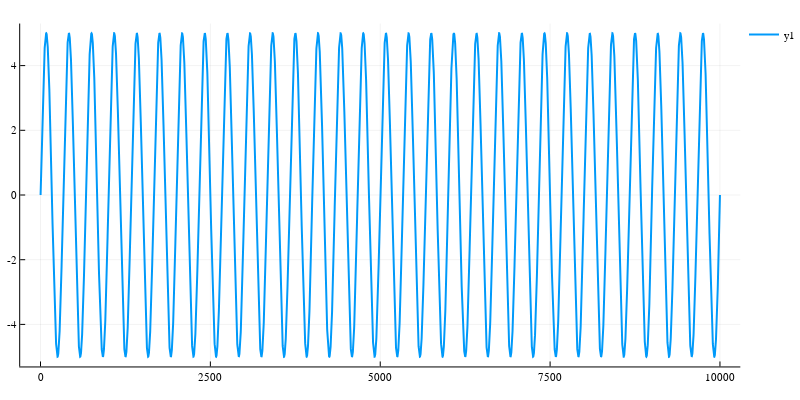

The code cell stored with this chart in its notebook:
### Code cell
w = let frequency = 3, amplitude = 5, fs = 1000, τ = 10
    wave(frequency,amplitude,fs,τ)
end
plot(w)

### Figure 1 — Plotly figure (JSON) as saved in the notebook; plotly's stock layout.template omitted (floating-point values rounded to 4 significant figures; data arrays with more than 128 entries replaced by an {"elided": "..."} marker saying what was removed)
{"data": [{"colorbar": {"title": ""}, "legendgroup": "y1", "line": {"color": "rgba(0, 154, 250, 1.000)", "dash": "solid", "shape": "linear", "width": 2}, "mode": "lines", "name": "y1", "showlegend": true, "type": "scatter", "x": {"elided": "10000 int values"}, "xaxis": "x1", "y": {"elided": "10000 float values"}, "yaxis": "y1", "zmax": null, "zmin": null}], "layout": {"annotations": [], "height": 400, "legend": {"bgcolor": "rgba(255, 255, 255, 1.000)", "bordercolor": "rgba(0, 0, 0, 1.000)", "font": {"color": "rgba(0, 0, 0, 1.000)", "family": "sans-serif", "size": 11}, "tracegroupgap": 0, "x": 1, "y": 1}, "margin": {"b": 20, "l": 0, "r": 0, "t": 20}, "paper_bgcolor": "rgba(255, 255, 255, 1.000)", "plot_bgcolor": "rgba(255, 255, 255, 1.000)", "showlegend": true, "width": 800, "xaxis": {"anchor": "y1", "domain": [0.02714, 0.9951], "gridcolor": "rgba(0, 0, 0, 0.100)", "gridwidth": 0.5, "linecolor": "rgba(0, 0, 0, 1.000)", "mirror": false, "range": [-299.0, 10300.0], "showgrid": true, "showline": true, "showticklabels": true, "tickangle": 0, "tickcolor": "rgb(0, 0, 0)", "tickfont": {"color": "rgba(0, 0, 0, 1.000)", "family": "sans-serif", "size": 11}, "tickmode": "array", "ticks": "inside", "ticktext": ["0", "2500", "5000", "7500", "10000"], "tickvals": [0, 2500, 5000, 7500, 10000], "title": "", "titlefont": {"color": "rgba(0, 0, 0, 1.000)", "family": "sans-serif", "size": 15}, "type": "-", "visible": true, "zeroline": false, "zerolinecolor": "rgba(0, 0, 0, 1.000)"}, "yaxis": {"anchor": "x1", "domain": [0.03762, 0.9902], "gridcolor": "rgba(0, 0, 0, 0.100)", "gridwidth": 0.5, "linecolor": "rgba(0, 0, 0, 1.000)", "mirror": false, "range": [-5.3, 5.3], "showgrid": true, "showline": true, "showticklabels": true, "tickangle": 0, "tickcolor": "rgb(0, 0, 0)", "tickfont": {"color": "rgba(0, 0, 0, 1.000)", "family": "sans-serif", "size": 11}, "tickmode": "array", "ticks": "inside", "ticktext": ["-4", "-2", "0", "2", "4"], "tickvals": [-4, -2, 0, 2, 4], "title": "", "titlefont": {"color": "rgba(0, 0, 0, 1.000)", "family": "sans-serif", "size": 15}, "type": "-", "visible": true, "zeroline": false, "zerolinecolor": "rgba(0, 0, 0, 1.000)"}}}
